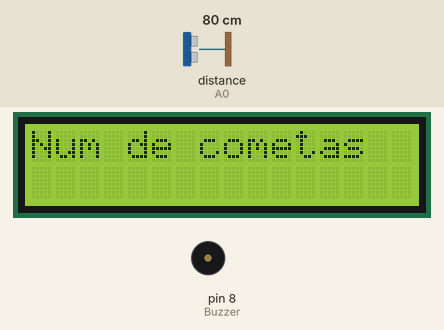
A sketch run on a simulated Arduino Uno, built with avr-gcc and run on an emulated ATmega328P. Parts: 16×2 character LCD, buzzer (waves = sounding). Wiring (inferred from the names in the program): ultrasonic range finder: trigger A1; echo A0. The inputs (shaded band) are chosen by the test bench; at power-on: distance to the obstacle (sensor on A0) 80 cm. The echo pulse lasts 58.3 µs per cm.

Above: at 1.2 s.
1.3 s: distance to the obstacle (sensor on A0) set to 12 cm
3.3 s: distance to the obstacle (sensor on A0) set to 9 cm
At 4.5 s:
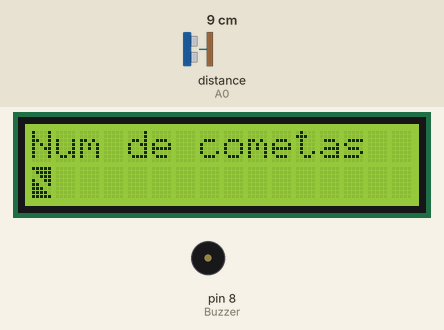
At 5.0 s:
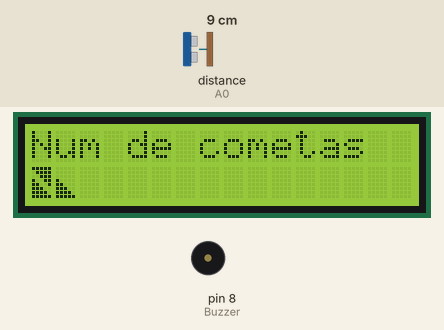
6.3 s: distance to the obstacle (sensor on A0) set to 2 cm
8.1 s: distance to the obstacle (sensor on A0) set to 9 cm
At 9.0 s:
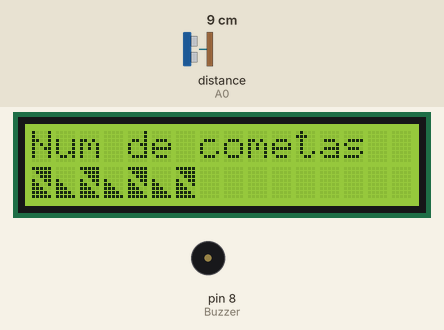
11.1 s: distance to the obstacle (sensor on A0) set to 4 cm
12.7 s: distance to the obstacle (sensor on A0) set to 9 cm
At 15.2 s:
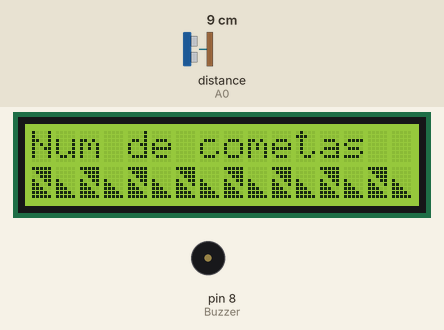
Timing chart, 0 to 16.7 s (numbered marks = the images above; inputs shaded):
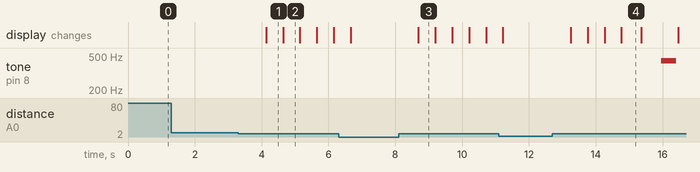

Measured:
- the behaviour switches between 11 and 10 cm on distance to the obstacle (sensor on A0) (found by bisection; images 0 and 1)
- after the input at 1.3 s, every drawn part: stays the same
- after the input at 3.3 s, the display: changes after 0.83 s (image 1)
- after the input at 8.1 s, the display: changes after 0.59 s (image 3)
- after the input at 12.7 s, tone on pin 8 (Buzzer): silent → 440 Hz after 3.3 s, → silent 0.44 s later; the display: first changes after 0.55 s (image 4 shows a later state)
- what the display in image 1 shows lasts 0.5 s, from 4.1 s to 4.6 s
- what the display in image 4 shows lasts 0.6 s, from 14.8 s to 15.4 s

The sketch:

Lcd_parte_2.ino
```cpp
/*
Fundación Kinal
Centro Educativo Técnico Labral Kinal
Electrónica
Grado: Quinto
Sección: A
Curso: Taller de Electrónica Digital y Reparación de Computadoras I
Nombre: Javier Andre Gonzalez Barrera
Carné: 2019474
*/

#include <LiquidCrystal.h>

#define RS 6
#define Enable 7
#define D7 2
#define D6 3
#define D5 4
#define D4 5
#define trig A1
#define echo A0
#define Buzzer 8

int Distancia;
int Duracion;
int conteo = 0;
int Fre = 440;

LiquidCrystal LCD_javier(RS, Enable, D4, D5, D6, D7);

byte cometa1[] = {
  B11111,
  B01111,
  B00111,
  B10011,
  B11001,
  B11100,
  B11110,
  B11111
};

byte cometa2[] = {
  B00000,
  B00000,
  B00000,
  B10000,
  B11000,
  B11100,
  B11110,
  B11111
};

void configurarPines() {
  pinMode(trig, OUTPUT);
  pinMode(echo, INPUT);
  pinMode(Buzzer, OUTPUT);
}

void configurarLCD() {
  LCD_javier.begin(16, 2);
  LCD_javier.setCursor(0, 0);
  LCD_javier.print("Num de cometas");
  LCD_javier.setCursor(0, 0);
  LCD_javier.createChar(1, cometa1);
  LCD_javier.createChar(2, cometa2);
}

void setup() {
  configurarPines();
  configurarLCD();
}

void loop() {
  LCD_javier.write(1);
  LCD_javier.write(2);

  digitalWrite(trig, HIGH);
  delay(1);
  digitalWrite(trig, LOW);
  Duracion = pulseIn(echo, HIGH);
  Distancia = Duracion / 59;
  Serial.println(Distancia);
  delay(500);

  if (Distancia > 6 && Distancia < 10) {
    conteo = incrementarConteo(conteo);
  }

  actualizarDisplay(conteo);
  reproducirBuzzer(conteo);
}

int incrementarConteo(int conteoActual) {
  return conteoActual + 1;
}

void actualizarDisplay(int conteoActual) {
  if (conteoActual < 16) {
    int columna = 0;
    int i = 0;
    while (i < conteoActual) {
      if (columna == 0) {
        LCD_javier.setCursor(i, 1);
        LCD_javier.write(1);
        columna = 1;
        i++;
      } else if (columna == 1) {
        LCD_javier.setCursor(i, 1);
        LCD_javier.write(2);
        columna = 0;
        i++;
      }
    }
    for (i = i; i < 16; i++) {
      LCD_javier.setCursor(i, 1);
      LCD_javier.write(' ');
    }
  } else {
    LCD_javier.setCursor(15, 1);
    LCD_javier.write(2);
    delay(600);
    LCD_javier.setCursor(15, 1);
    LCD_javier.write(1);
    delay(600);
  }
}

void reproducirBuzzer(int conteoActual) {
  if (conteoActual >= 16) {
    tone(Buzzer, Fre, 440);
  } else {
    noTone(Buzzer);
  }
}
```
